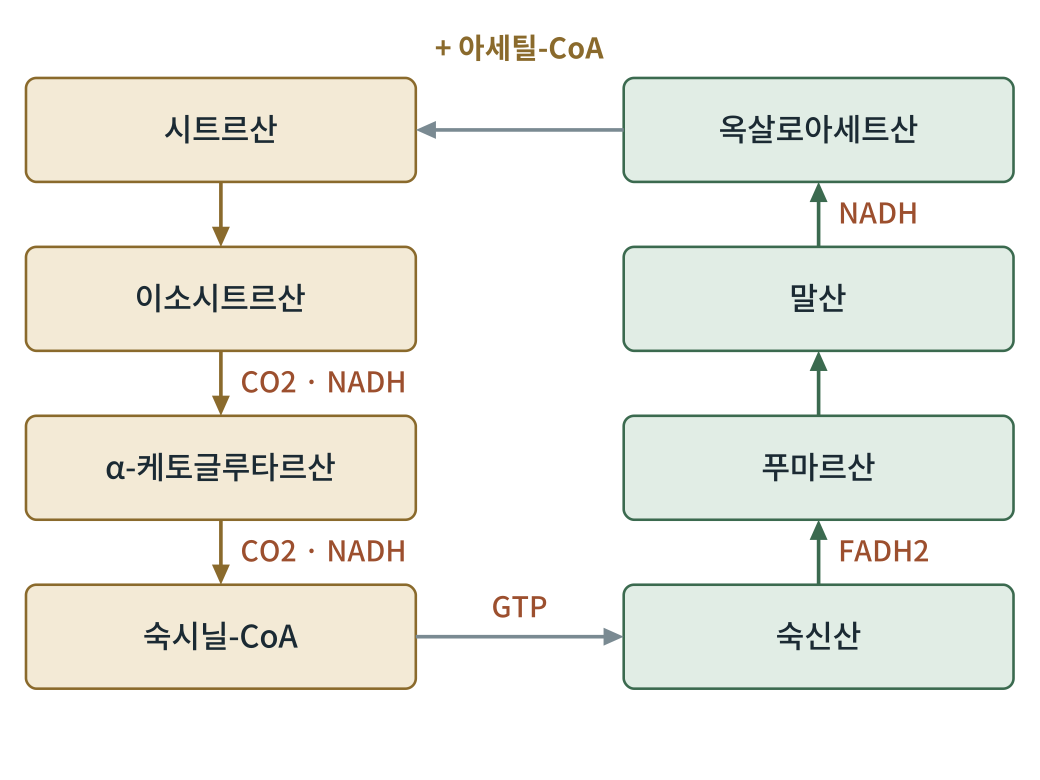
#> input picture obese2/figures2/out/그림6-1.png, 2079 x 1559 px (shown at 1/2 size)
$ python fig6-1.py
#> lines starting #> are read from the running program, lines starting #| are printed output that depends on the picture
### obese2/figures/scripts/figlib.py
# -*- coding: utf-8 -*-
"""생물·의학 대중서 그림 생성 라이브러리 (좌표 명시 SVG) — biofig_kit (원본: 「인삼과 암치유」 2026-09)

좌표계: viewBox 폭 800, 출력 폭 120mm  →  1단위 = 0.15mm = 0.425pt
  · 글자 최소 22단위(≈9.4pt).  book1.md 기준(700폭에서 18 = 8.2pt)보다 엄격하다.
  · 제목 26 이상, 수치 강조 28 이상 권장.
모든 글자의 예상 경계상자를 기록해 두었다가 save() 때
  ① 글자↔글자 겹침  ② 캔버스 밖 넘침  ③ 상자 넘침(tbox)  ④ 글자 위에 나중에 그린 불투명 도형
을 검사해 WARN에 쌓는다.  report()가 0건이어야 완성이다.

색 규칙(책 전체 통일, 흑백 인쇄에서도 명도 차로 구분):
  정상세포·일반구조 = BLUE 계열,  암세포 = WARM 계열,  면역세포 = GREEN 계열,
  인삼·진세노사이드 = GOLD 계열,  보조선·주석 = GRAY
"""
import os, math

UNIT_PT = 120.0 / 800 * 72 / 25.4
MIN_FS = 22
FONT = "'Noto Sans CJK KR',sans-serif"

INK    = '#1b2a33'
BLUE   = '#2f5f7a'; LBLUE = '#dbe7ee'; FILL = '#eef3f6'
GRAY   = '#7a8a92'; LGRAY = '#f2f4f5'; MGRAY = '#c9d1d5'
WARM   = '#9c4f2e'; LWARM = '#f3e3da'; MWARM = '#d9a48a'
GREEN  = '#3b6a4f'; LGREEN = '#e1ede5'; MGREEN = '#9cc0a9'
GOLD   = '#8a6a2c'; LGOLD = '#f3ead6'; MGOLD = '#d6bd84'
WHITE  = '#ffffff'

WARN = []


def _w(s, fs):
    """문자열 렌더링 폭 추정(단위). 한글·한자=1.0em, 영문·숫자=0.58em, 좁은 기호=0.32em"""
    t = 0.0
    for c in s:
        o = ord(c)
        if o > 0x1100 and not (0x2000 <= o <= 0x206f):
            t += 1.0
        elif c == ' ':
            t += 0.32
        elif c in 'ilj.,·|()[]:;\'"!':
            t += 0.32
        elif c in 'mwMW':
            t += 0.85
        else:
            t += 0.58
    return t * fs


def _ov(a, b):
    ix = min(a[2], b[2]) - max(a[0], b[0])
    iy = min(a[3], b[3]) - max(a[1], b[1])
    if ix <= 0 or iy <= 0:
        return 0.0
    sa = (a[2] - a[0]) * (a[3] - a[1]); sb = (b[2] - b[0]) * (b[3] - b[1])
    return ix * iy / max(1e-6, min(sa, sb))


class Fig:
    def __init__(self, name, h, w=800):
        self.name, self.w, self.h = name, w, h
        self.parts = []
        self.texts = []      # (box, s, order)
        self.shapes = []     # (box, order)  불투명 도형
        self.order = 0
        self.minfs = 999

    def _add(self, svg, box=None, opaque=False):
        self.parts.append(svg)
        if box and opaque:
            self.shapes.append((box, self.order))
        self.order += 1

    # ── 기본 도형 ──────────────────────────────────────────────
    def rect(self, x, y, w, h, fill=FILL, stroke=BLUE, sw=2, rx=8, dash=None, opacity=1):
        d = f' stroke-dasharray="{dash}"' if dash else ''
        op = f' opacity="{opacity}"' if opacity != 1 else ''
        self._add(f'<rect x="{x}" y="{y}" width="{w}" height="{h}" rx="{rx}" fill="{fill}" '
                  f'stroke="{stroke}" stroke-width="{sw}"{d}{op}/>',
                  (x, y, x + w, y + h), fill not in ('none', '') and opacity >= .5)

    # [10 lines left out: functions circle, ellipse, not called in this run]

    def line(self, x1, y1, x2, y2, stroke=GRAY, sw=2, dash=None):
        d = f' stroke-dasharray="{dash}"' if dash else ''
        self._add(f'<line x1="{x1}" y1="{y1}" x2="{x2}" y2="{y2}" stroke="{stroke}" stroke-width="{sw}"{d}/>')

    # [10 lines left out: functions path, poly, not called in this run]

    def raw(self, svg):
        """직접 작성한 SVG 조각(겹침 검사 대상 아님 — 글자는 반드시 text()로 넣을 것)"""
        self._add(svg)

    def text(self, x, y, s, fs=24, weight=400, anchor='middle', color=INK, italic=False, check=True):
        if fs < MIN_FS:
            WARN.append(f'{self.name}: 글자 크기 {fs} < {MIN_FS} «{s[:20]}»')
            fs = MIN_FS
        self.minfs = min(self.minfs, fs)
        it = ' font-style="italic"' if italic else ''
        esc = s.replace('&', '&amp;').replace('<', '&lt;').replace('>', '&gt;')
        w = _w(s, fs)
        x0 = x - w / 2 if anchor == 'middle' else (x - w if anchor == 'end' else x)
        box = (x0, y - fs * 0.80, x0 + w, y + fs * 0.18)
        if check:
            self.texts.append((box, s, self.order))
        self._add(f'<text x="{x}" y="{y}" font-family="{FONT}" font-size="{fs}" font-weight="{weight}" '
                  f'text-anchor="{anchor}" fill="{color}"{it}>{esc}</text>')
        return box

    # [5 lines left out: function lines, not called in this run]

    def arrow(self, x1, y1, x2, y2, stroke=BLUE, sw=2.5, dash=None, head=10):
        ang = math.atan2(y2 - y1, x2 - x1)
        bx, by = x2 - head * math.cos(ang), y2 - head * math.sin(ang)
        self.line(x1, y1, bx, by, stroke, sw, dash)
        p2 = (x2 - head * 1.7 * math.cos(ang - 0.42), y2 - head * 1.7 * math.sin(ang - 0.42))
        p3 = (x2 - head * 1.7 * math.cos(ang + 0.42), y2 - head * 1.7 * math.sin(ang + 0.42))
        pts = ' '.join(f'{px:.1f},{py:.1f}' for px, py in ((x2, y2), p2, p3))
        self._add(f'<polygon points="{pts}" fill="{stroke}"/>')

    # [18 lines left out: functions carrow, inhibit, not called in this run]

    # ── 조합 도형 ──────────────────────────────────────────────
    def tbox(self, x, y, w, h, lines, fs=24, fill=FILL, stroke=BLUE, sw=2, rx=8,
             color=INK, weight=400, lead=1.3, dash=None, first_bold=False):
        """글자가 든 상자. 폭·높이 초과를 경고한다(글자 폭을 먼저 계산하고 상자를 정할 것)."""
        self.rect(x, y, w, h, fill, stroke, sw, rx, dash)
        n = len(lines)
        total = (n - 1) * fs * lead
        y0 = y + h / 2 - total / 2 + fs * 0.35
        for i, ln in enumerate(lines):
            wgt = 700 if (first_bold and i == 0) else weight
            if _w(ln, fs) > w - 12:
                WARN.append(f'{self.name}: 상자 폭 넘침 «{ln}» {_w(ln, fs):.0f} > {w - 12}')
            self.text(x + w / 2, y0 + i * fs * lead, ln, fs, wgt, 'middle', color)
        if total + fs > h - 8:
            WARN.append(f'{self.name}: 상자 높이 넘침 «{lines[0]}» {total + fs:.0f} > {h - 8}')

    # [33 lines left out: functions callout, badge, hbar, axis_label, not called in this run]

    # ── 저장 ──────────────────────────────────────────────────
    def _check(self):
        T = self.texts
        for i in range(len(T)):
            for j in range(i + 1, len(T)):
                r = _ov(T[i][0], T[j][0])
                if r > 0.06:
                    WARN.append(f'{self.name}: 글자 겹침 {r:.0%} «{T[i][1][:16]}» ↔ «{T[j][1][:16]}»')
        for box, s, o in T:
            if box[0] < 2 or box[2] > self.w - 2 or box[1] < 2 or box[3] > self.h - 2:
                WARN.append(f'{self.name}: 캔버스 넘침 «{s[:20]}» x{box[0]:.0f}~{box[2]:.0f} y{box[1]:.0f}~{box[3]:.0f}')
            for sb, so in self.shapes:
                if so > o and _ov(box, sb) > 0.25:
                    WARN.append(f'{self.name}: 글자가 나중 도형에 가려짐 «{s[:20]}»')

    def save(self, outdir):
        self._check()
        mm_h = self.h / self.w * 120
        svg = (f'<svg xmlns="http://www.w3.org/2000/svg" viewBox="0 0 {self.w} {self.h}" '
               f'width="120mm" height="{mm_h:.1f}mm">'
               f'<rect x="0" y="0" width="{self.w}" height="{self.h}" fill="#ffffff"/>'
               + ''.join(self.parts) + '</svg>')
        os.makedirs(outdir, exist_ok=True)
        open(os.path.join(outdir, self.name), 'w', encoding='utf-8').write(svg)
        return self.name, self.minfs * UNIT_PT


# [18 lines left out: functions point_in_poly, contain, not called in this run]


def report(prefix=''):
    W = [w for w in WARN if w.startswith(prefix)] if prefix else WARN
    if W:
        print(f'⚠ 경고 {len(W)}건:')
        for w in W:
            print('  ', w)
    else:
        print('✓ 겹침·넘침·글자크기 경고 0건')
    return len(W)

### obese2/figures2/scripts/fig6-1.py
# -*- coding: utf-8 -*-
import os, sys
sys.path.insert(0, os.path.dirname(os.path.abspath(__file__)))
import figlib as F
from figlib import Fig, INK, BLUE, LBLUE, GRAY, WARM, LWARM, GREEN, LGREEN, GOLD, LGOLD
here = os.path.dirname(os.path.abspath(__file__)); OUT = os.path.join(here, "..", "svg")
f = Fig('fig6-1.svg', 600)
ys = [60 + 130 * i for i in range(4)]
Lb = ['시트르산', '이소시트르산', 'α-케토글루타르산', '숙시닐-CoA']
Rb = ['옥살로아세트산', '말산', '푸마르산', '숙신산']
for n, y in zip(Lb, ys): f.tbox(20, y, 300, 80, [n], 24, LGOLD, GOLD)
for n, y in zip(Rb, ys): f.tbox(480, y, 300, 80, [n], 24, LGREEN, GREEN)
ll = ['', 'CO2 · NADH', 'CO2 · NADH']
for i in range(3):
    f.arrow(170, ys[i] + 80, 170, ys[i + 1], GOLD, 2.8)
    if ll[i]: f.text(185, ys[i] + 112, ll[i], 22, 400, 'start', WARM)
rl = ['NADH', '', 'FADH2']
for i in range(3):
    f.arrow(630, ys[i + 1], 630, ys[i] + 80, GREEN, 2.8)
    if rl[i]: f.text(645, ys[i] + 112, rl[i], 22, 400, 'start', WARM)
f.arrow(320, ys[3] + 40, 480, ys[3] + 40, GRAY, 2.8); f.text(400, ys[3] + 25, 'GTP', 22, 400, 'middle', WARM)
f.arrow(480, ys[0] + 40, 320, ys[0] + 40, GRAY, 2.8); f.text(400, 45, '+ 아세틸-CoA', 22, 700, 'middle', GOLD)
print(f.save(OUT)); F.report()
import cairosvg
from PIL import Image
o = os.path.join(here, '..', 'out')
cairosvg.svg2png(url=os.path.join(OUT, 'fig6-1.svg'), write_to=os.path.join(o, '그림6-1.png'), output_width=2079, background_color='white')
#> (this line was passed over: cairosvg is not available in this run)
Image.open(os.path.join(o, '그림6-1.png')).convert('L').save(os.path.join(o, '그림6-1-흑백.png'))
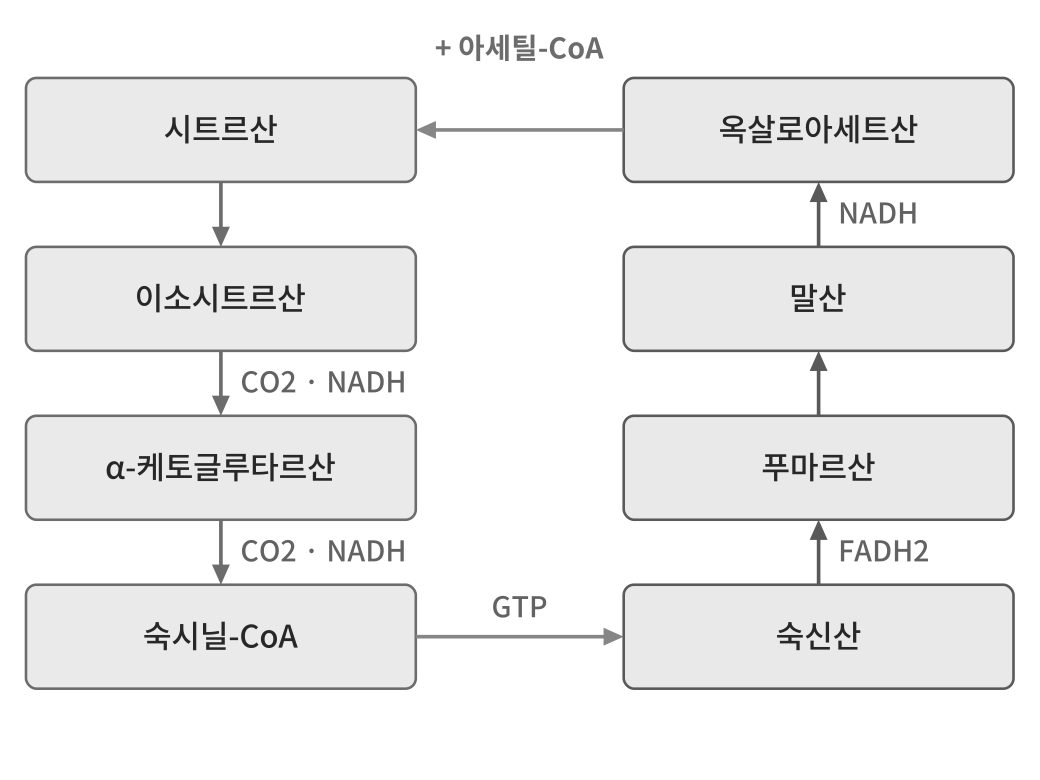
#> saved as 그림6-1-흑백.png: PIL image 2079x1559 L (shown at 1/2 size); min 39, max 255, mean 238.8

$ run again, with obese2/figures2/out/그림1-1.png copied over obese2/figures2/out/그림6-1.png
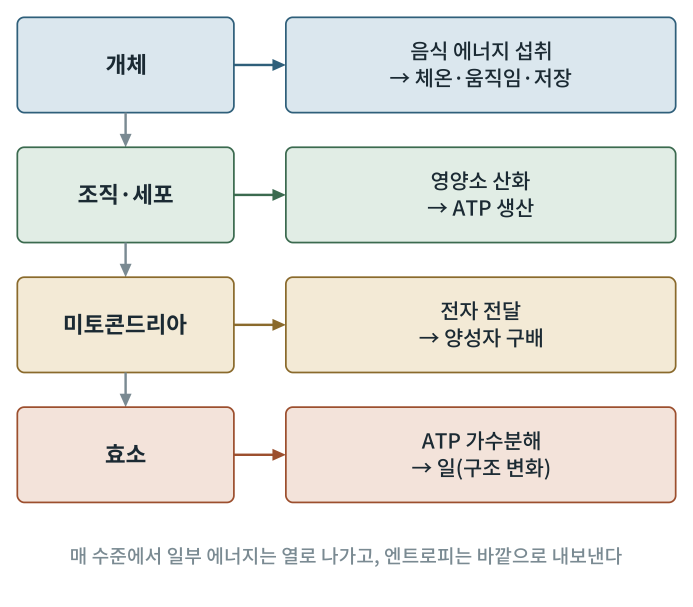
#> input picture obese2/figures2/out/그림1-1.png, 2079 x 1819 px (shown at 1/3 size)
#> `Image.open(os.path.join(o, '그림6-1.png')).convert('L').save(os.path.joi..`:
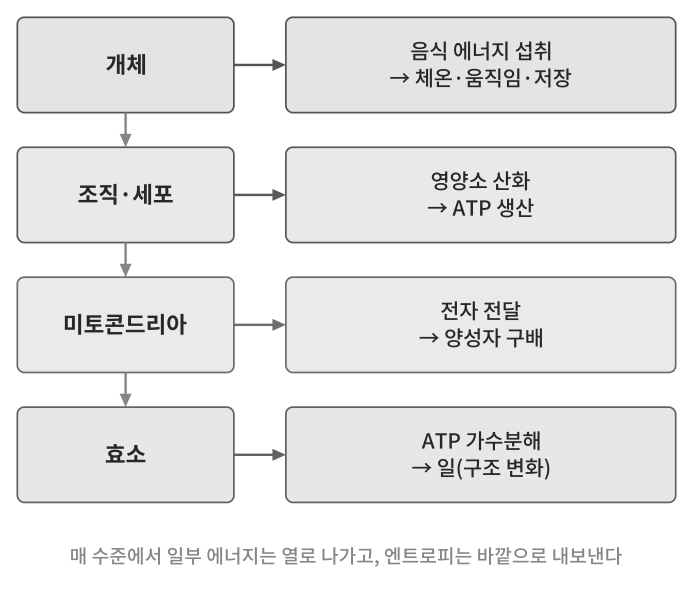
#> saved as 그림6-1-흑백.png: PIL image 2079x1819 L (shown at 1/3 size); min 39, max 255, mean 233.6

$ run again, with obese2/figures2/out/그림10-1.png copied over obese2/figures2/out/그림6-1.png
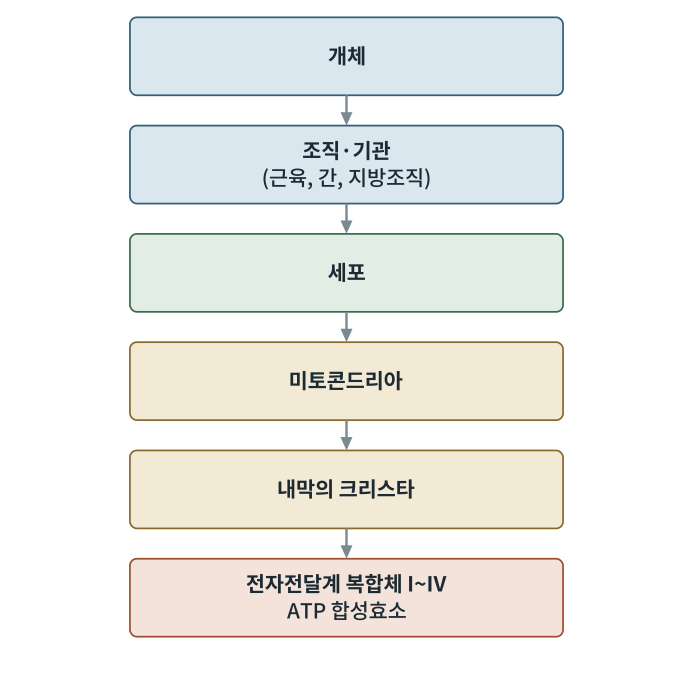
#> input picture obese2/figures2/out/그림10-1.png, 2079 x 2053 px (shown at 1/3 size)
#> `Image.open(os.path.join(o, '그림6-1.png')).convert('L').save(os.path.joi..`:
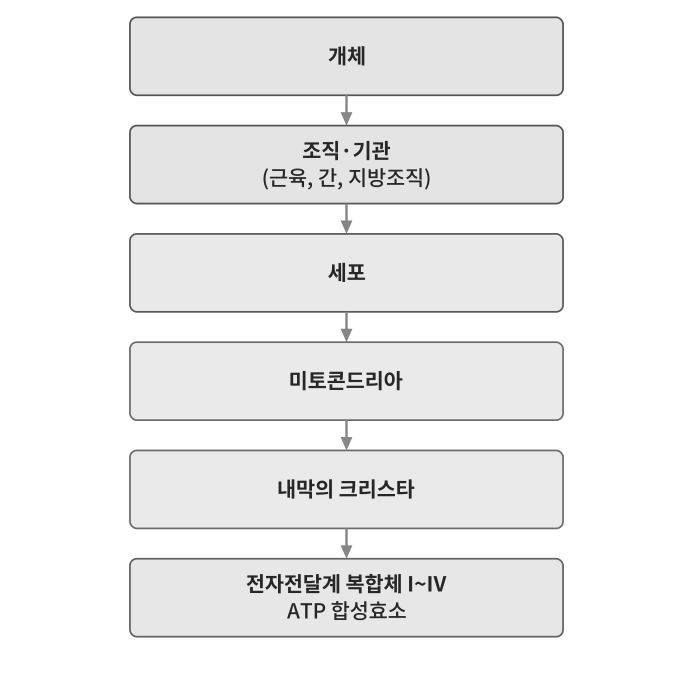
#> saved as 그림6-1-흑백.png: PIL image 2079x2053 L (shown at 1/3 size); min 39, max 255, mean 239.1

$ run again, with obese2/figures2/out/그림10-2.png copied over obese2/figures2/out/그림6-1.png
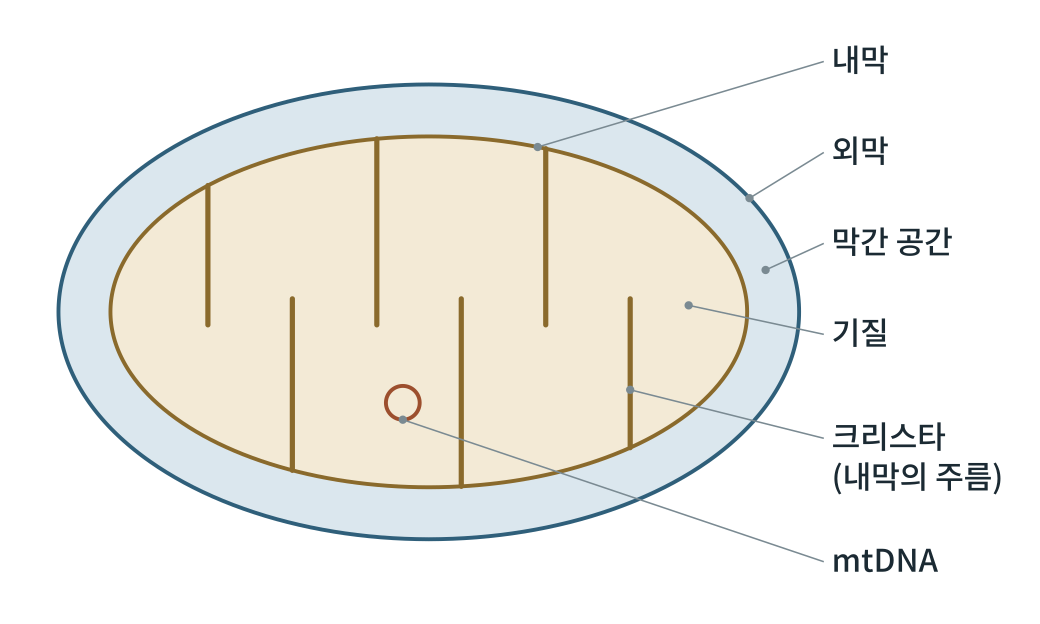
#> input picture obese2/figures2/out/그림10-2.png, 2079 x 1247 px (shown at 1/2 size)
#> `Image.open(os.path.join(o, '그림6-1.png')).convert('L').save(os.path.joi..`:
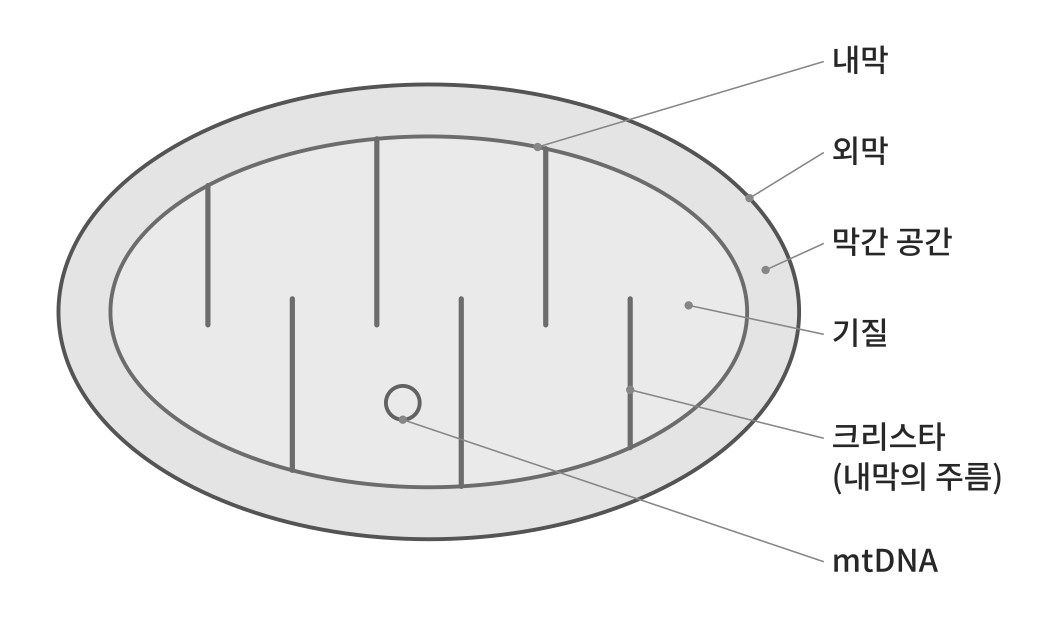
#> saved as 그림6-1-흑백.png: PIL image 2079x1247 L (shown at 1/2 size); min 39, max 255, mean 239.2
